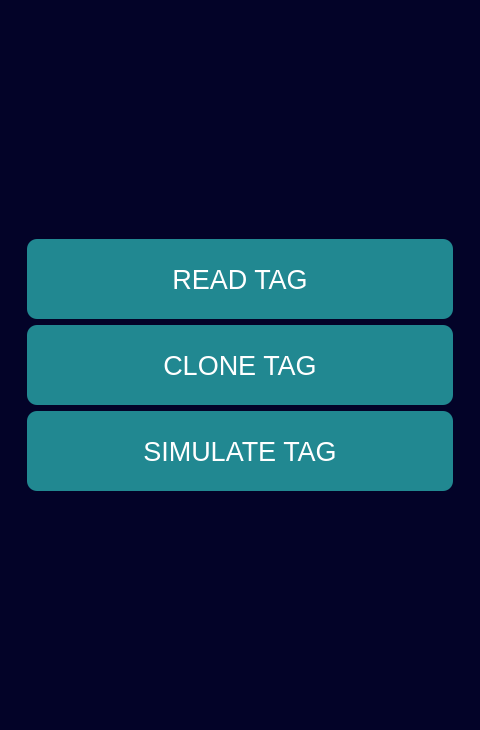
<?xml version="1.0" encoding="UTF-8"?>
<ui version="4.0">
 <class>MainWindow</class>
 <widget class="QMainWindow" name="MainWindow">
  <property name="geometry">
   <rect>
    <x>0</x>
    <y>0</y>
    <width>480</width>
    <height>730</height>
   </rect>
  </property>
  <property name="minimumSize">
   <size>
    <width>480</width>
    <height>0</height>
   </size>
  </property>
  <property name="windowTitle">
   <string>MainWindow</string>
  </property>
  <property name="styleSheet">
   <string notr="true">
background-color: rgb(3, 3, 40);


</string>
  </property>
  <widget class="QWidget" name="centralwidget">
   <layout class="QHBoxLayout" name="horizontalLayout">
    <item>
     <layout class="QVBoxLayout" name="verticalLayout_8">
      <item alignment="Qt::AlignHCenter|Qt::AlignVCenter">
       <widget class="QStackedWidget" name="stackedWidget">
        <property name="sizePolicy">
         <sizepolicy hsizetype="Preferred" vsizetype="Preferred">
          <horstretch>0</horstretch>
          <verstretch>0</verstretch>
         </sizepolicy>
        </property>
        <property name="layoutDirection">
         <enum>Qt::LeftToRight</enum>
        </property>
        <property name="autoFillBackground">
         <bool>false</bool>
        </property>
        <property name="styleSheet">
         <string notr="true">QPushButton {
background-color: rgb(33, 136, 145);
/*background-color: rgb(25, 145, 190);*/
color: rgb(255, 255, 255);
border-radius: 10;
font-size: 20pt;
}
QPushButton: hover {
background: rgb(28, 123, 130);
}
padding: 10pt;

QLabel {
color: rgb(255, 255, 255);
}</string>
        </property>
        <property name="currentIndex">
         <number>1</number>
        </property>
        <widget class="QWidget" name="connectProxmarkPage">
         <property name="sizePolicy">
          <sizepolicy hsizetype="Preferred" vsizetype="Preferred">
           <horstretch>0</horstretch>
           <verstretch>0</verstretch>
          </sizepolicy>
         </property>
         <layout class="QVBoxLayout" name="verticalLayout">
          <item>
           <layout class="QVBoxLayout" name="verticalLayout_2">
            <item>
             <widget class="QLabel" name="pxmkappLabel">
              <property name="minimumSize">
               <size>
                <width>0</width>
                <height>60</height>
               </size>
              </property>
              <property name="font">
               <font>
                <pointsize>30</pointsize>
                <weight>75</weight>
                <bold>true</bold>
               </font>
              </property>
              <property name="styleSheet">
               <string notr="true">color: rgb(33, 136, 145);
border-radius: 10pt;

</string>
              </property>
              <property name="text">
               <string>PXMKAPP</string>
              </property>
              <property name="scaledContents">
               <bool>false</bool>
              </property>
              <property name="alignment">
               <set>Qt::AlignCenter</set>
              </property>
             </widget>
            </item>
            <item>
             <spacer name="verticalSpacer">
              <property name="orientation">
               <enum>Qt::Vertical</enum>
              </property>
              <property name="sizeType">
               <enum>QSizePolicy::Preferred</enum>
              </property>
              <property name="sizeHint" stdset="0">
               <size>
                <width>20</width>
                <height>100</height>
               </size>
              </property>
             </spacer>
            </item>
            <item>
             <widget class="QPushButton" name="connectProxmarkButton">
              <property name="sizePolicy">
               <sizepolicy hsizetype="Preferred" vsizetype="Preferred">
                <horstretch>0</horstretch>
                <verstretch>0</verstretch>
               </sizepolicy>
              </property>
              <property name="minimumSize">
               <size>
                <width>0</width>
                <height>150</height>
               </size>
              </property>
              <property name="maximumSize">
               <size>
                <width>600</width>
                <height>150</height>
               </size>
              </property>
              <property name="font">
               <font>
                <pointsize>20</pointsize>
                <kerning>false</kerning>
               </font>
              </property>
              <property name="autoFillBackground">
               <bool>false</bool>
              </property>
              <property name="styleSheet">
               <string notr="true"/>
              </property>
              <property name="text">
               <string>CONNECT PROXMARK</string>
              </property>
             </widget>
            </item>
            <item>
             <spacer name="verticalSpacer_2">
              <property name="orientation">
               <enum>Qt::Vertical</enum>
              </property>
              <property name="sizeType">
               <enum>QSizePolicy::Preferred</enum>
              </property>
              <property name="sizeHint" stdset="0">
               <size>
                <width>20</width>
                <height>100</height>
               </size>
              </property>
             </spacer>
            </item>
           </layout>
          </item>
         </layout>
        </widget>
        <widget class="QWidget" name="mifarePage">
         <layout class="QVBoxLayout" name="verticalLayout_11">
          <item>
           <widget class="QStackedWidget" name="mifareStackedWidget">
            <widget class="QWidget" name="mifareOptionsPage">
             <layout class="QVBoxLayout" name="verticalLayout_12">
              <item>
               <layout class="QVBoxLayout" name="verticalLayout_9">
                <item>
                 <widget class="QPushButton" name="readMifareTagButton">
                  <property name="minimumSize">
                   <size>
                    <width>0</width>
                    <height>80</height>
                   </size>
                  </property>
                  <property name="text">
                   <string>READ TAG</string>
                  </property>
                 </widget>
                </item>
                <item>
                 <widget class="QPushButton" name="cloneMifareTagButton">
                  <property name="minimumSize">
                   <size>
                    <width>0</width>
                    <height>80</height>
                   </size>
                  </property>
                  <property name="text">
                   <string>CLONE TAG</string>
                  </property>
                 </widget>
                </item>
                <item>
                 <widget class="QPushButton" name="simulateMifareTagButton">
                  <property name="minimumSize">
                   <size>
                    <width>0</width>
                    <height>80</height>
                   </size>
                  </property>
                  <property name="text">
                   <string>SIMULATE TAG</string>
                  </property>
                 </widget>
                </item>
               </layout>
              </item>
             </layout>
            </widget>
            <widget class="QWidget" name="mifareResultsPage">
             <layout class="QVBoxLayout" name="verticalLayout_14">
              <item>
               <layout class="QVBoxLayout" name="verticalLayout_13">
                <item>
                 <widget class="QLabel" name="mifareTagInformationLabel">
                  <property name="minimumSize">
                   <size>
                    <width>0</width>
                    <height>80</height>
                   </size>
                  </property>
                  <property name="font">
                   <font>
                    <pointsize>25</pointsize>
                    <weight>75</weight>
                    <bold>true</bold>
                   </font>
                  </property>
                  <property name="styleSheet">
                   <string notr="true">color: rgb(33, 136, 145);</string>
                  </property>
                  <property name="text">
                   <string>MIFARE TAG INFORMATION</string>
                  </property>
                  <property name="alignment">
                   <set>Qt::AlignHCenter|Qt::AlignTop</set>
                  </property>
                 </widget>
                </item>
               </layout>
              </item>
              <item>
               <widget class="QLabel" name="mifareTagResultsLabel">
                <property name="minimumSize">
                 <size>
                  <width>0</width>
                  <height>230</height>
                 </size>
                </property>
                <property name="font">
                 <font>
                  <pointsize>25</pointsize>
                 </font>
                </property>
                <property name="styleSheet">
                 <string notr="true">color: rgb(255, 255, 255);
background-color: rgb(0, 25, 51);
border-radius: 10;
padding: 10px;
border: 10px;</string>
                </property>
                <property name="text">
                 <string/>
                </property>
                <property name="alignment">
                 <set>Qt::AlignLeading|Qt::AlignLeft|Qt::AlignVCenter</set>
                </property>
               </widget>
              </item>
              <item>
               <layout class="QGridLayout" name="gridLayout_2">
                <item row="0" column="0">
                 <widget class="QPushButton" name="cloneMifareButton">
                  <property name="minimumSize">
                   <size>
                    <width>120</width>
                    <height>80</height>
                   </size>
                  </property>
                  <property name="text">
                   <string>CLONE</string>
                  </property>
                 </widget>
                </item>
                <item row="0" column="1">
                 <widget class="QPushButton" name="simulateMifareButton">
                  <property name="minimumSize">
                   <size>
                    <width>120</width>
                    <height>80</height>
                   </size>
                  </property>
                  <property name="text">
                   <string>SIMULATE</string>
                  </property>
                 </widget>
                </item>
                <item row="1" column="0">
                 <widget class="QPushButton" name="viewMemoryMifareButton">
                  <property name="minimumSize">
                   <size>
                    <width>120</width>
                    <height>80</height>
                   </size>
                  </property>
                  <property name="text">
                   <string>VIEW
MEMORY</string>
                  </property>
                 </widget>
                </item>
                <item row="1" column="1">
                 <widget class="QPushButton" name="backMifareButton">
                  <property name="minimumSize">
                   <size>
                    <width>120</width>
                    <height>80</height>
                   </size>
                  </property>
                  <property name="styleSheet">
                   <string notr="true">background-color: rgb(204, 0, 4);</string>
                  </property>
                  <property name="text">
                   <string>BACK</string>
                  </property>
                 </widget>
                </item>
               </layout>
              </item>
             </layout>
            </widget>
           </widget>
          </item>
         </layout>
        </widget>
        <widget class="QWidget" name="otherPage">
         <layout class="QVBoxLayout" name="verticalLayout_10"/>
        </widget>
        <widget class="QWidget" name="mainMenuPage">
         <layout class="QVBoxLayout" name="verticalLayout_5">
          <item>
           <layout class="QGridLayout" name="gridLayout">
            <item row="1" column="3">
             <widget class="QPushButton" name="customCommandButton">
              <property name="sizePolicy">
               <sizepolicy hsizetype="Minimum" vsizetype="Minimum">
                <horstretch>0</horstretch>
                <verstretch>0</verstretch>
               </sizepolicy>
              </property>
              <property name="text">
               <string>CUSTOM
COMMAND</string>
              </property>
             </widget>
            </item>
            <item row="1" column="1">
             <widget class="QPushButton" name="savedTagsButton">
              <property name="sizePolicy">
               <sizepolicy hsizetype="Minimum" vsizetype="Minimum">
                <horstretch>0</horstretch>
                <verstretch>0</verstretch>
               </sizepolicy>
              </property>
              <property name="text">
               <string>SAVED
TAGS</string>
              </property>
             </widget>
            </item>
            <item row="0" column="1">
             <widget class="QPushButton" name="tagInfoButton">
              <property name="sizePolicy">
               <sizepolicy hsizetype="Minimum" vsizetype="Minimum">
                <horstretch>0</horstretch>
                <verstretch>0</verstretch>
               </sizepolicy>
              </property>
              <property name="text">
               <string>TAG
INFO</string>
              </property>
             </widget>
            </item>
            <item row="0" column="3">
             <widget class="QPushButton" name="mifareButton">
              <property name="sizePolicy">
               <sizepolicy hsizetype="Minimum" vsizetype="Minimum">
                <horstretch>0</horstretch>
                <verstretch>0</verstretch>
               </sizepolicy>
              </property>
              <property name="text">
               <string>MIFARE</string>
              </property>
             </widget>
            </item>
           </layout>
          </item>
         </layout>
        </widget>
        <widget class="QWidget" name="connectingMessagePage">
         <layout class="QVBoxLayout" name="verticalLayout_7">
          <item>
           <layout class="QVBoxLayout" name="verticalLayout_6">
            <item>
             <widget class="QLabel" name="connectingProxmarkLabel">
              <property name="font">
               <font>
                <pointsize>20</pointsize>
               </font>
              </property>
              <property name="styleSheet">
               <string notr="true">color: rgb(255, 255, 255);</string>
              </property>
              <property name="text">
               <string>Connecting to the Proxmark...</string>
              </property>
              <property name="alignment">
               <set>Qt::AlignCenter</set>
              </property>
             </widget>
            </item>
            <item>
             <widget class="QLabel" name="connectionStatusLabel">
              <property name="text">
               <string/>
              </property>
              <property name="alignment">
               <set>Qt::AlignCenter</set>
              </property>
             </widget>
            </item>
            <item>
             <widget class="QPushButton" name="connectionOkButton">
              <property name="enabled">
               <bool>true</bool>
              </property>
              <property name="minimumSize">
               <size>
                <width>0</width>
                <height>80</height>
               </size>
              </property>
              <property name="text">
               <string>OK</string>
              </property>
             </widget>
            </item>
           </layout>
          </item>
         </layout>
        </widget>
        <widget class="QWidget" name="tagDetailsPage">
         <property name="styleSheet">
          <string notr="true"/>
         </property>
         <layout class="QVBoxLayout" name="verticalLayout_3">
          <item>
           <layout class="QVBoxLayout" name="verticalLayout_4">
            <item>
             <widget class="QLabel" name="tagInformationTitleLabel">
              <property name="font">
               <font>
                <pointsize>25</pointsize>
                <weight>75</weight>
                <bold>true</bold>
               </font>
              </property>
              <property name="styleSheet">
               <string notr="true">color: rgb(33, 136, 145);</string>
              </property>
              <property name="text">
               <string>TAG INFORMATION</string>
              </property>
              <property name="alignment">
               <set>Qt::AlignHCenter|Qt::AlignTop</set>
              </property>
             </widget>
            </item>
            <item>
             <widget class="QLabel" name="tagInformationLabel">
              <property name="font">
               <font>
                <pointsize>20</pointsize>
               </font>
              </property>
              <property name="styleSheet">
               <string notr="true">color: rgb(255, 255, 255);</string>
              </property>
              <property name="text">
               <string/>
              </property>
              <property name="alignment">
               <set>Qt::AlignLeading|Qt::AlignLeft|Qt::AlignTop</set>
              </property>
             </widget>
            </item>
            <item>
             <widget class="QPushButton" name="tagInformationOkButton">
              <property name="minimumSize">
               <size>
                <width>0</width>
                <height>80</height>
               </size>
              </property>
              <property name="text">
               <string>OK</string>
              </property>
             </widget>
            </item>
           </layout>
          </item>
         </layout>
        </widget>
       </widget>
      </item>
     </layout>
    </item>
   </layout>
  </widget>
 </widget>
 <resources/>
 <connections/>
</ui>
